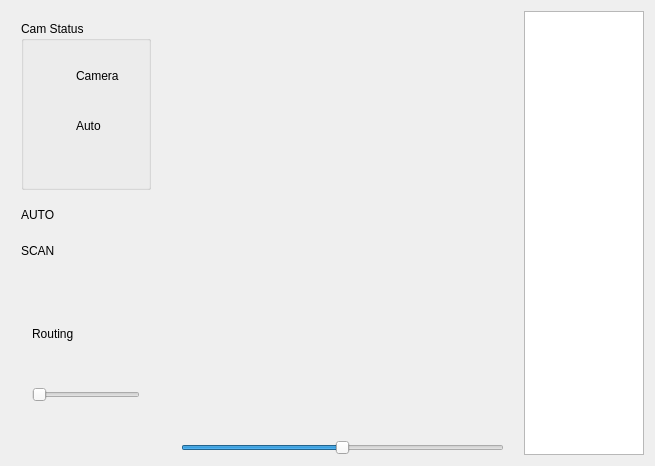
<?xml version="1.0" encoding="UTF-8"?>
<ui version="4.0">
 <class>MainWindow</class>
 <widget class="QMainWindow" name="MainWindow">
  <property name="geometry">
   <rect>
    <x>0</x>
    <y>0</y>
    <width>655</width>
    <height>466</height>
   </rect>
  </property>
  <property name="windowTitle">
   <string>MainWindow</string>
  </property>
  <widget class="QWidget" name="centralWidget">
   <layout class="QHBoxLayout" name="horizontalLayout_2" stretch="1,8,2">
    <property name="spacing">
     <number>20</number>
    </property>
    <item>
     <layout class="QVBoxLayout" name="verticalLayout_2" stretch="3,3,3">
      <property name="spacing">
       <number>10</number>
      </property>
      <property name="leftMargin">
       <number>10</number>
      </property>
      <property name="topMargin">
       <number>10</number>
      </property>
      <property name="rightMargin">
       <number>10</number>
      </property>
      <property name="bottomMargin">
       <number>10</number>
      </property>
      <item>
       <widget class="QGroupBox" name="groupBox">
        <property name="title">
         <string>Cam Status</string>
        </property>
        <layout class="QFormLayout" name="formLayout">
         <property name="horizontalSpacing">
          <number>10</number>
         </property>
         <property name="verticalSpacing">
          <number>20</number>
         </property>
         <property name="leftMargin">
          <number>12</number>
         </property>
         <property name="topMargin">
          <number>20</number>
         </property>
         <property name="rightMargin">
          <number>12</number>
         </property>
         <property name="bottomMargin">
          <number>20</number>
         </property>
         <item row="1" column="0">
          <widget class="HLed" name="led_Camera" native="true">
           <property name="minimumSize">
            <size>
             <width>30</width>
             <height>30</height>
            </size>
           </property>
          </widget>
         </item>
         <item row="1" column="1">
          <widget class="QLabel" name="lb_Camera">
           <property name="text">
            <string>Camera</string>
           </property>
          </widget>
         </item>
         <item row="3" column="0">
          <widget class="HLed" name="led_Auto" native="true">
           <property name="minimumSize">
            <size>
             <width>30</width>
             <height>30</height>
            </size>
           </property>
          </widget>
         </item>
         <item row="3" column="1">
          <widget class="QLabel" name="lb_Auto">
           <property name="text">
            <string>Auto</string>
           </property>
          </widget>
         </item>
        </layout>
       </widget>
      </item>
      <item>
       <layout class="QGridLayout" name="gridLayout">
        <item row="2" column="0">
         <widget class="QLabel" name="lb_scan">
          <property name="text">
           <string>SCAN</string>
          </property>
         </widget>
        </item>
        <item row="1" column="0">
         <widget class="QLabel" name="lb_auto">
          <property name="text">
           <string>AUTO</string>
          </property>
         </widget>
        </item>
        <item row="2" column="1">
         <widget class="SwitchControl" name="sw_scan" native="true">
          <property name="sizePolicy">
           <sizepolicy hsizetype="Minimum" vsizetype="Minimum">
            <horstretch>0</horstretch>
            <verstretch>0</verstretch>
           </sizepolicy>
          </property>
          <property name="minimumSize">
           <size>
            <width>60</width>
            <height>30</height>
           </size>
          </property>
          <property name="maximumSize">
           <size>
            <width>60</width>
            <height>30</height>
           </size>
          </property>
         </widget>
        </item>
        <item row="1" column="1">
         <widget class="SwitchControl" name="sw_autoOrMan" native="true">
          <property name="minimumSize">
           <size>
            <width>60</width>
            <height>30</height>
           </size>
          </property>
          <property name="maximumSize">
           <size>
            <width>60</width>
            <height>30</height>
           </size>
          </property>
         </widget>
        </item>
       </layout>
      </item>
      <item>
       <widget class="QStackedWidget" name="stackedWidget">
        <property name="minimumSize">
         <size>
          <width>0</width>
          <height>80</height>
         </size>
        </property>
        <property name="currentIndex">
         <number>0</number>
        </property>
        <widget class="QWidget" name="page_auto">
         <layout class="QVBoxLayout" name="verticalLayout_4">
          <item>
           <layout class="QHBoxLayout" name="horizontalLayout_3">
            <item>
             <widget class="QLabel" name="lb_Routing">
              <property name="text">
               <string>Routing</string>
              </property>
             </widget>
            </item>
            <item>
             <widget class="SwitchControl" name="sw_RouteOrAuto" native="true">
              <property name="minimumSize">
               <size>
                <width>60</width>
                <height>30</height>
               </size>
              </property>
              <property name="maximumSize">
               <size>
                <width>60</width>
                <height>30</height>
               </size>
              </property>
             </widget>
            </item>
           </layout>
          </item>
          <item>
           <widget class="QSlider" name="slider_routeTime">
            <property name="minimum">
             <number>1</number>
            </property>
            <property name="maximum">
             <number>5</number>
            </property>
            <property name="pageStep">
             <number>1</number>
            </property>
            <property name="orientation">
             <enum>Qt::Horizontal</enum>
            </property>
           </widget>
          </item>
         </layout>
        </widget>
        <widget class="QWidget" name="page_man">
         <layout class="QVBoxLayout" name="verticalLayout_3" stretch="4,2,2">
          <item>
           <spacer name="verticalSpacer">
            <property name="orientation">
             <enum>Qt::Vertical</enum>
            </property>
            <property name="sizeHint" stdset="0">
             <size>
              <width>20</width>
              <height>40</height>
             </size>
            </property>
           </spacer>
          </item>
          <item>
           <layout class="QHBoxLayout" name="horizontalLayout">
            <item>
             <widget class="QPushButton" name="btn_turnLeft">
              <property name="sizePolicy">
               <sizepolicy hsizetype="Preferred" vsizetype="Preferred">
                <horstretch>0</horstretch>
                <verstretch>0</verstretch>
               </sizepolicy>
              </property>
              <property name="minimumSize">
               <size>
                <width>30</width>
                <height>30</height>
               </size>
              </property>
              <property name="text">
               <string>Left</string>
              </property>
             </widget>
            </item>
            <item>
             <widget class="QPushButton" name="btn_turnRight">
              <property name="sizePolicy">
               <sizepolicy hsizetype="Preferred" vsizetype="Preferred">
                <horstretch>0</horstretch>
                <verstretch>0</verstretch>
               </sizepolicy>
              </property>
              <property name="minimumSize">
               <size>
                <width>30</width>
                <height>30</height>
               </size>
              </property>
              <property name="text">
               <string>Right</string>
              </property>
             </widget>
            </item>
           </layout>
          </item>
          <item>
           <widget class="QPushButton" name="btn_capture">
            <property name="sizePolicy">
             <sizepolicy hsizetype="Minimum" vsizetype="Minimum">
              <horstretch>0</horstretch>
              <verstretch>0</verstretch>
             </sizepolicy>
            </property>
            <property name="minimumSize">
             <size>
              <width>30</width>
              <height>30</height>
             </size>
            </property>
            <property name="text">
             <string>Capture</string>
            </property>
           </widget>
          </item>
         </layout>
        </widget>
       </widget>
      </item>
     </layout>
    </item>
    <item>
     <layout class="QVBoxLayout" name="verticalLayout">
      <item>
       <widget class="QLabel" name="lb_video">
        <property name="sizePolicy">
         <sizepolicy hsizetype="Expanding" vsizetype="Expanding">
          <horstretch>0</horstretch>
          <verstretch>0</verstretch>
         </sizepolicy>
        </property>
        <property name="text">
         <string/>
        </property>
       </widget>
      </item>
      <item>
       <widget class="QSlider" name="slider_servo">
        <property name="maximum">
         <number>180</number>
        </property>
        <property name="value">
         <number>90</number>
        </property>
        <property name="orientation">
         <enum>Qt::Horizontal</enum>
        </property>
       </widget>
      </item>
     </layout>
    </item>
    <item>
     <widget class="QListWidget" name="listWidget">
      <property name="sizePolicy">
       <sizepolicy hsizetype="Fixed" vsizetype="Preferred">
        <horstretch>0</horstretch>
        <verstretch>0</verstretch>
       </sizepolicy>
      </property>
      <property name="minimumSize">
       <size>
        <width>120</width>
        <height>0</height>
       </size>
      </property>
      <property name="maximumSize">
       <size>
        <width>120</width>
        <height>16777215</height>
       </size>
      </property>
     </widget>
    </item>
   </layout>
  </widget>
 </widget>
 <layoutdefault spacing="6" margin="11"/>
 <customwidgets>
  <customwidget>
   <class>HLed</class>
   <extends>QWidget</extends>
   <header>hled.h</header>
   <container>1</container>
  </customwidget>
  <customwidget>
   <class>SwitchControl</class>
   <extends>QWidget</extends>
   <header>switchcontrol.h</header>
   <container>1</container>
  </customwidget>
 </customwidgets>
 <resources/>
 <connections/>
</ui>
